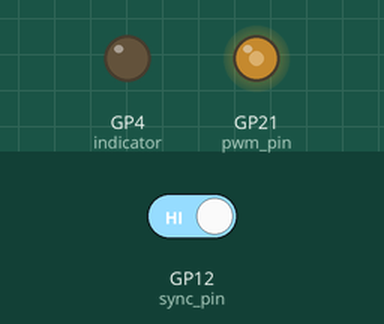
Bench run of a program on a simulated Raspberry Pi Pico running MicroPython. Parts: output pins drawn as LEDs (lit = HIGH). Inputs (shaded band) come from the test bench; at power-on: GP12 (sync_pin) HIGH. What the program prints to the serial console is not drawn.

Above: at 1.2 s.
1.3 s: GP12 (sync_pin) driven LOW
Timing chart, 0 to 4.3 s (numbered marks = the images above; inputs shaded):
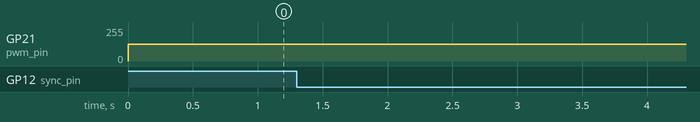

The program:

PWM_zero_detect.py
```python
from machine import Pin, PWM, ADC
import time

# Configure PWM on GPIO 21
pwm_pin = PWM(Pin(21))  # Set PWM output on pin 21
pwm_pin.freq(1000)  # Set carrier frequency to 1 kHz
pwm_pin.duty_u16(32767)  # 50% duty cycle

# Configure ADC on GPIO 26
adc = ADC(Pin(26))

# Configure Sync Pin
sync_pin = Pin(12, Pin.IN)

# Cofigure IRQ Indicator aux Pin
indicator = Pin(4, Pin.OUT)

# Global variable to count interruptions
irq_count = 0
max_interrupts = 1000  # 1000 limit

# Interrupt function for zero detection
def pwm_zero_detect(pin):
    global irq_count  # Allows you to modify the global variable
    if irq_count < max_interrupts:
        indicator.value(1) # generates the pulse wave
        irq_count += 1
        indicator.value(0) # generates the pulse wave
        adc_value = adc.read_u16()  # Read ADC value (0-65535)
        print(f"PWM reached zero! ADC Reading: {adc_value}")
    else:
        sync_pin.irq(handler=None)  # Disable interrupt after 100 executions, to preserve CPU.

# Attach interrupt to the sync pin
sync_pin.irq(trigger=Pin.IRQ_FALLING, handler=pwm_zero_detect)
```
